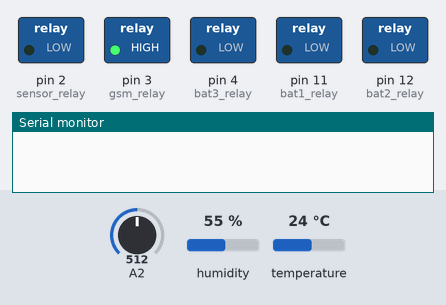
Simulated run of this sketch. Board: Arduino Uno, built with avr-gcc and run on an emulated ATmega328P. On the bench: switched loads named in the sketch (green lamp = pin HIGH), the last lines printed to the serial monitor. The inputs (shaded band) are chosen by the test bench; at power-on: A2 = 512, humidity 55 %, temperature 24 °C. The modem accepts every AT command (registered, SIM ready, sends succeed) and sends nothing else.

Above: at 1.1 s.
At 2.1 s:
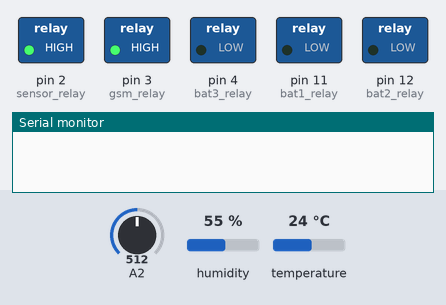
At 10.2 s:
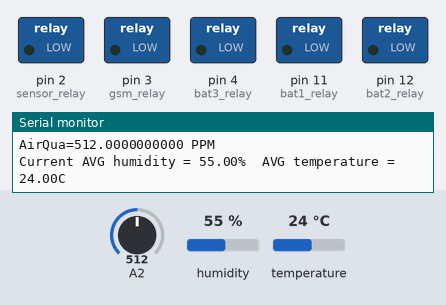
At 98.7 s:
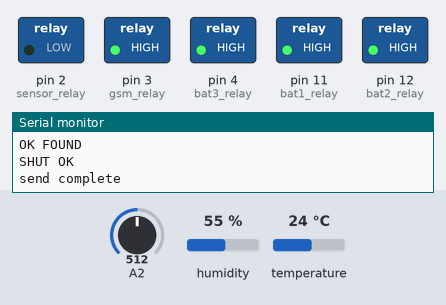
Timing chart, 0 to 100.2 s (numbered marks = the images above):
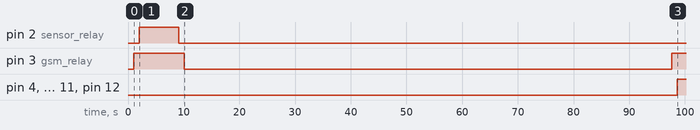

The sketch:

final_code_416.ino
```cpp
#include <dht.h>
#include <SoftwareSerial.h>
#include <String.h>
#include "LowPower.h"

SoftwareSerial gprsSerial(8,9); // Tx,Rx
dht DHT;
#define dht_apin A0 // Analog Pin sensor is connected to
#define sensor_relay 2
#define gsm_relay 3
#define bat1_relay 11
#define bat2_relay 12
#define bat3_relay 4

float hum;
float temp;
float aqi;
int NREADING = 5;
int SENSEDELAY = 1000; //2 s delay between sensor reads
int startTime,endTime;

void restart();

void setup(){
  gprsSerial.begin(9600);
  Serial.begin(9600);
  delay(1000);//Delay to let system boot
  pinMode(sensor_relay,OUTPUT);
  pinMode(gsm_relay,OUTPUT);
  pinMode(bat1_relay,OUTPUT);
  pinMode(bat2_relay,OUTPUT);
  pinMode(bat3_relay,OUTPUT);
  digitalWrite(sensor_relay,LOW);
  digitalWrite(gsm_relay,HIGH);
  digitalWrite(bat1_relay,HIGH);
  digitalWrite(bat2_relay,HIGH);
  digitalWrite(bat2_relay,HIGH);}//end "setup()"

void loop(){
        //Start of Program
        int count = 5;
        int check;
        digitalWrite(bat1_relay,LOW);     //series connected batteries
        digitalWrite(bat2_relay,LOW);
        digitalWrite(bat3_relay,LOW);
        delay(1000);
        digitalWrite(sensor_relay,HIGH);      // Turn on sensors
        delay(1000);
        readSensors(NREADING);                // Sensor Reads
        Serial.print("AirQua=");
        Serial.print(aqi, DEC);               // prints the value read
        Serial.println(" PPM");
        Serial.print("Current AVG humidity = ");
        Serial.print(hum);
        Serial.print("%  ");
        Serial.print("AVG temperature = ");
        Serial.print(temp);
        Serial.println("C  ");
        delay(1000);
        digitalWrite(sensor_relay,LOW);       // Turn off sensors
        delay(1000);

        digitalWrite(gsm_relay,LOW);
        delay(20000);  //to be 20s
        while(count)
        {check = sendData();
        if(check) break;
        count--;
        }

        if(!check)SendMessage();

        digitalWrite(gsm_relay,HIGH);
        delay(1000);

        //Fastest should be once every two seconds.
        digitalWrite(bat1_relay,HIGH);     //parallel connected batteries
        digitalWrite(bat2_relay,HIGH);
        digitalWrite(bat3_relay,HIGH);

        unsigned int sleepCounter;    // sleepcounter = no of seconds to sleep/8
        for (sleepCounter = 6*3600/8; sleepCounter > 0; sleepCounter--)
        LowPower.powerDown(SLEEP_8S, ADC_OFF, BOD_OFF);

}// end loop(

void readSensors(int N){
    int i;
    float temp_hum=0;
    float temp_temp=0;
    float temp_aqi=0;
    for(i=0;i<N;i++)
    {
        DHT.read11(dht_apin);
        //Serial.print("Current humidity = ");

        temp_hum += DHT.humidity;
        temp_temp += DHT.temperature;
        temp_aqi += analogRead(2);  //AQI read
        //Serial.print(analogRead(2),DEC);
        //Serial.print("  ");
        //Serial.print(DHT.humidity);
        //Serial.print("  ");
        //Serial.print(DHT.temperature);
        //Serial.print("     ");
        delay(SENSEDELAY);
    }
    hum = temp_hum/N;
    temp = temp_temp/N;
    aqi = temp_aqi/N;
}

int sendData(){
  Serial.write("DATA SEND START");
  int errorcount = 0;
  int data_prev, data,flag;
  if (gprsSerial.available())
    Serial.write(gprsSerial.read());

  gprsSerial.println("AT");
  delay(1000);

  gprsSerial.println("AT+CPIN?");
  delay(1000);

  gprsSerial.println("AT+CREG?");
  delay(1000);

  gprsSerial.println("AT+CGATT?");
  delay(1000);

  gprsSerial.println("AT+CIPSHUT");
  delay(1000);

  gprsSerial.println("AT+CIPSTATUS");
  delay(2000);

  gprsSerial.println("AT+CIPMUX=0");
  delay(2000);

  ShowSerialData();

  cstt:   //Label to restart gprs connection
  if(errorcount > 10) return 0;
  gprsSerial.println("AT+CSTT=\"wap\"");//start task and setting the APN,
  delay(3000);
  //ShowSerialData();
  flag = 0;
  while(gprsSerial.available()!=0)
  {
    data_prev = data;
    data = gprsSerial.read();
    Serial.write(data);
    if(data_prev == 79 && data == 75)
        flag = 1;
   }
  if(flag==1)Serial.write("OK FOUND\n");
  else {Serial.write("ERROR DETECTED\n");errorcount++;goto cstt;}


  gprsSerial.println("AT+CIICR");//bring up wireless connection
  delay(8000);
  flag = 0;
  while(gprsSerial.available()!=0)
  {
    data_prev = data;
    data = gprsSerial.read();
    Serial.write(data);
    if(data_prev == 79 && data == 75)
        flag = 1;
   }
  if(flag==1)Serial.write("OK FOUND\n");
  else {Serial.write("ERROR DETECTED\n");errorcount++;goto cstt;}
  //ShowSerialData();

  gprsSerial.println("AT+CIFSR");//get local IP adress
  delay(3000);

  ShowSerialData();

  gprsSerial.println("AT+CIPSPRT=0");
  delay(3000);

  ShowSerialData();

  gprsSerial.println("AT+CIPSTART=\"TCP\",\"api.thingspeak.com\",\"80\"");//start up the connection
  delay(6000);

  ShowSerialData();

  gprsSerial.println("AT+CIPSEND");//begin send data to remote server
  delay(6000);
  flag = 1;
  while(gprsSerial.available()!=0)
  {
    data_prev = data;
    data = gprsSerial.read();
    Serial.write(data);
    if(data_prev == 79 && data == 82) //ERROR
        flag = 0;
   }

  if(flag==1)Serial.write("OK FOUND\n");
  else {errorcount++;Serial.write("ERROR DETECTED\n");goto cstt;}

  String str="GET https://api.thingspeak.com/update?api_key=0INH4CZQ4820JM0J&field1=" + String(temp) +"&field2="+String(hum)+"&field3="+String(aqi);

  Serial.println(str);
  gprsSerial.println(str);//begin send data to remote server

  delay(5000);
  ShowSerialData();

  gprsSerial.println((char)26);//sending
  delay(6000);//waitting for reply, important! the time is base on the condition of internet
  gprsSerial.println();
  flag = 0;
  while(gprsSerial.available()!=0)
  {
    data_prev = data;
    data = gprsSerial.read();
    Serial.write(data);
    if(data_prev == 79 && data == 75)
        flag = 1;
   }
  if(flag==1)Serial.write("OK FOUND\n");
  else {Serial.write("ERROR DETECTED\n");
    errorcount++;goto cstt;}

  gprsSerial.println("AT+CIPSHUT");//close the connection
  delay(100);
  ShowSerialData();
  Serial.write("\nsend complete");
  return 1;
}
void ShowSerialData()
{
  while(gprsSerial.available()!=0)
  Serial.write(gprsSerial.read());
  delay(3000);
}

void restart()
{
  digitalWrite(gsm_relay,HIGH);
  delay(1000);
  digitalWrite(gsm_relay,LOW);
}

void SendMessage()
{
  gprsSerial.println("AT+CMGF=1");    //Sets the GSM Module in Text Mode
  delay(1000);  // Delay of 1000 milli seconds or 1 second
  gprsSerial.println("AT+CMGS=\"+88XXXXXXXXXX\"\r"); // Replace x with mobile number
  delay(1000);
  gprsSerial.println("https://api.thingspeak.com/update?api_key=0INH4CZQ4820JM0J&field1=" + String(temp) +"&field2="+String(hum)+"&field3="+String(aqi));// The SMS text you want to send
  delay(100);
  gprsSerial.println((char)26);// ASCII code of CTRL+Z
  delay(1000);
}
```

Measured:
- by itself, pin 2 (sensor_relay): LOW → HIGH at 2.0 s, → LOW 7.1 s later
- by itself, pin 3 (gsm_relay): HIGH → LOW at 10.1 s, → HIGH 87.5 s later
- by itself, pin 4 (bat3_relay), pin 11 (bat1_relay), pin 12 (bat2_relay): LOW → HIGH at 98.6 s
